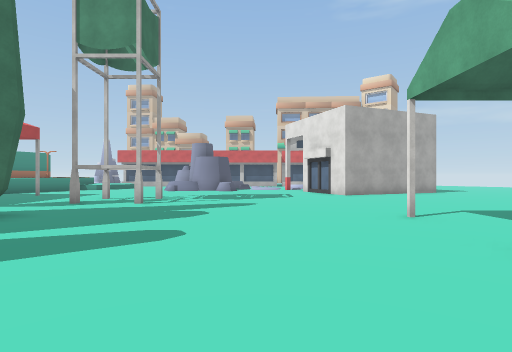
view 1 (above)

24 first-person views from a walk through a 3-D level made in the Unity game engine. The camera is 1.5 m above the floor, looks level and sees 80° across. The floor is counted in squares, 2 m on a side. Each view is taken from the middle of a square. On the plan, view 1 faces up. The plan holds only what a view shows up to about 10 squares ahead; the rest is blank. The place goes on beyond the plan. Some surface patterns are stand-ins.

view 2
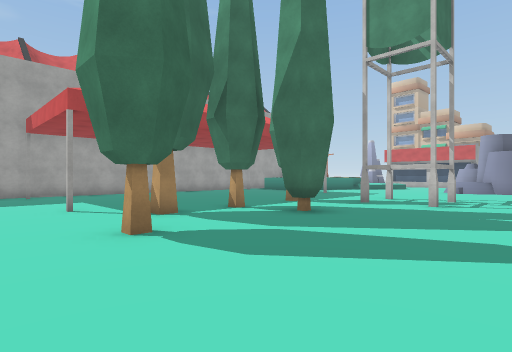

view 3
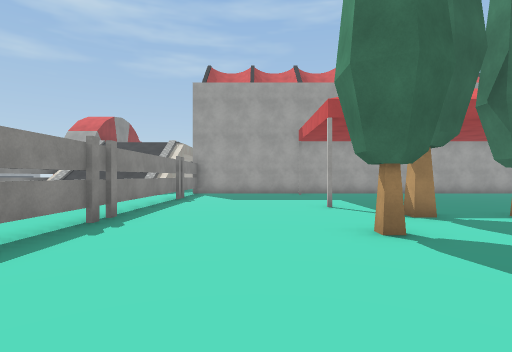

view 4
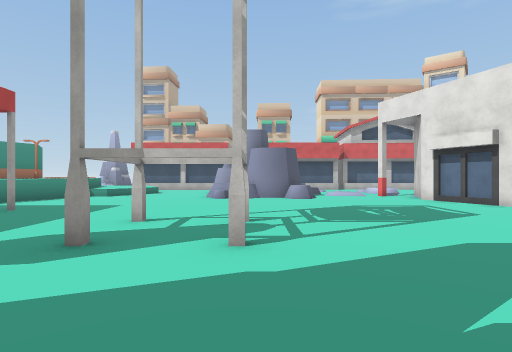

view 5
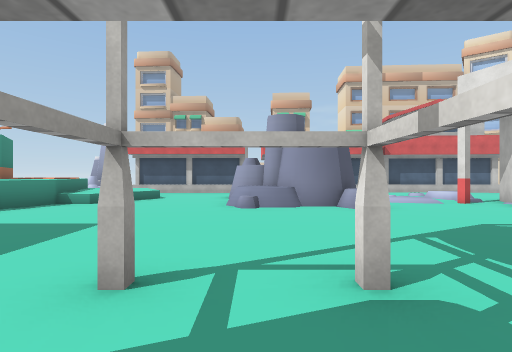

view 6
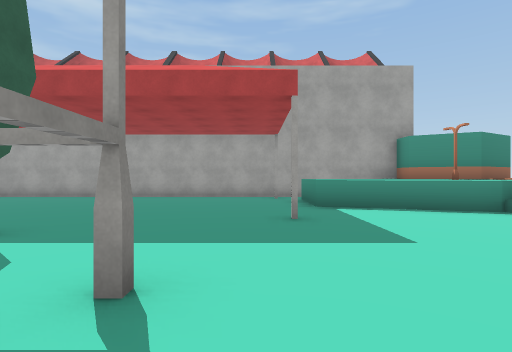

view 7
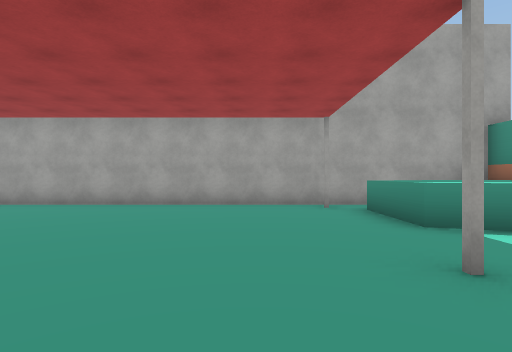

view 8
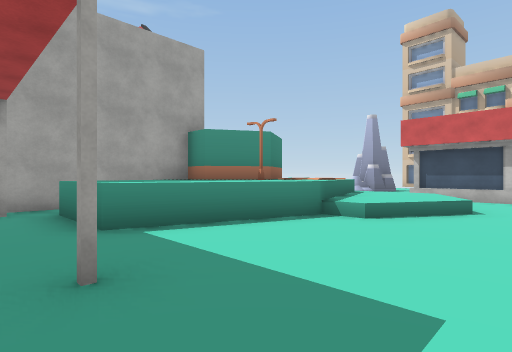

view 9
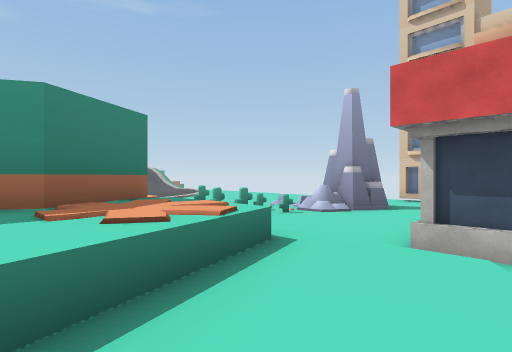

view 10
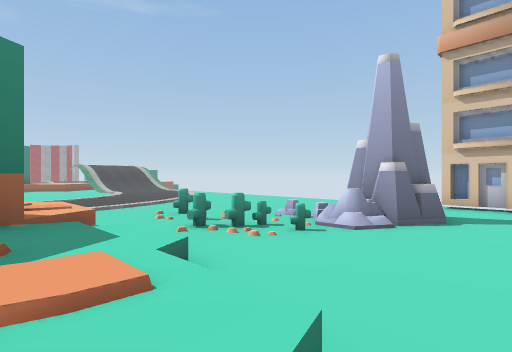

view 11
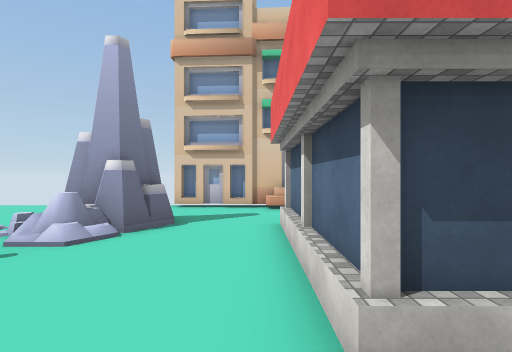

view 12
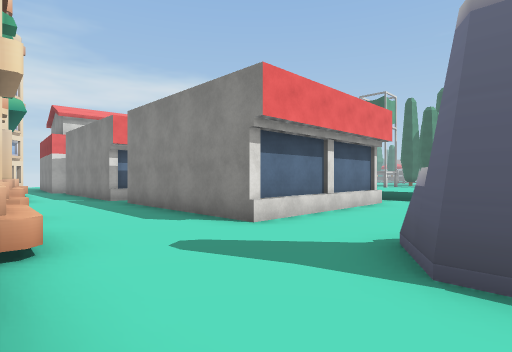

view 13
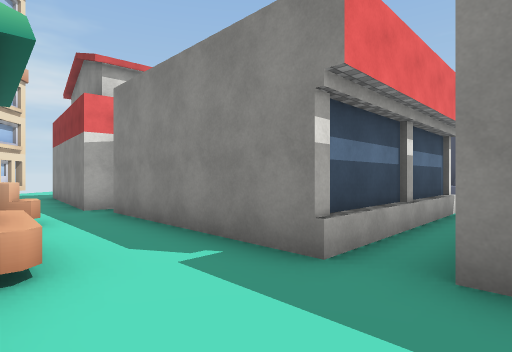

view 14
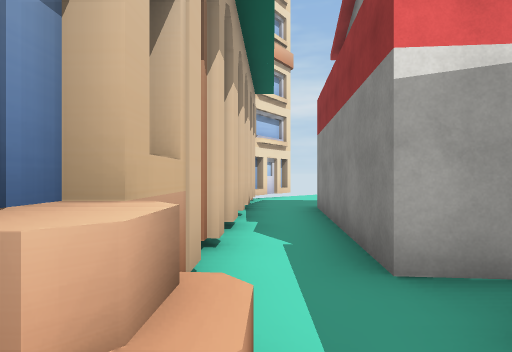

view 15
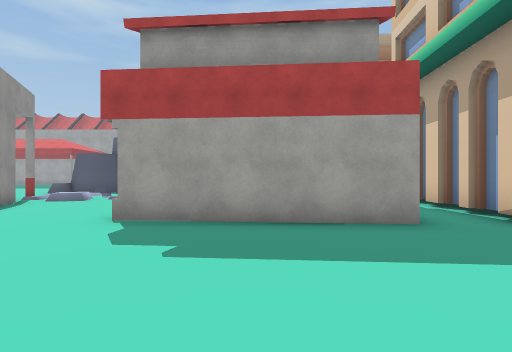

view 16
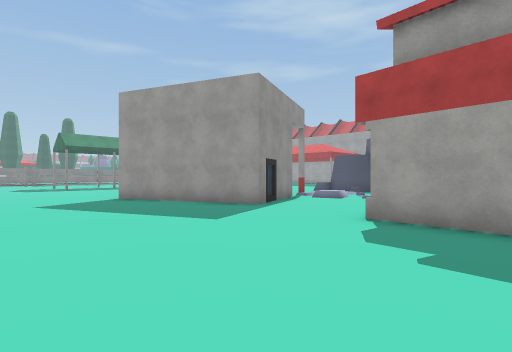

view 17
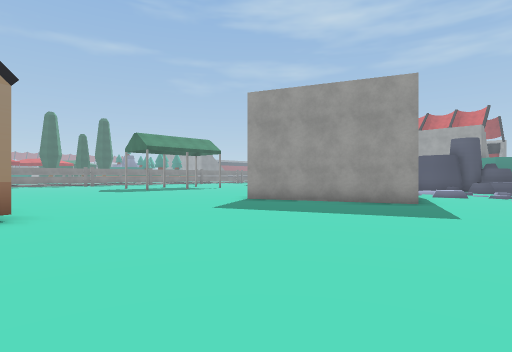

view 18
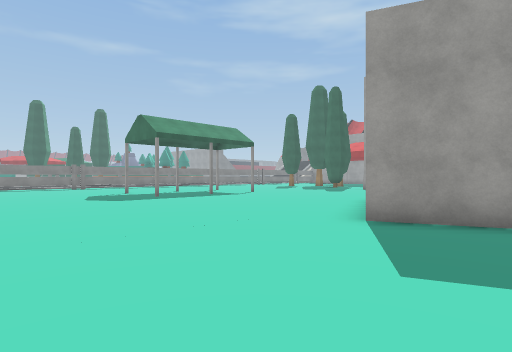

view 19
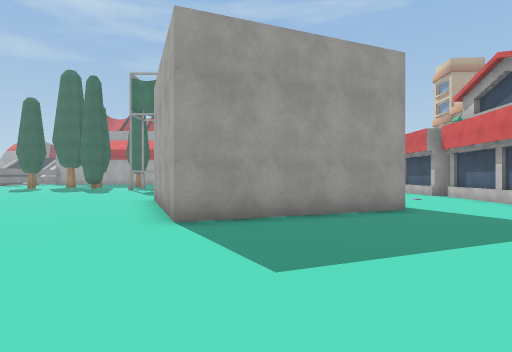

view 20
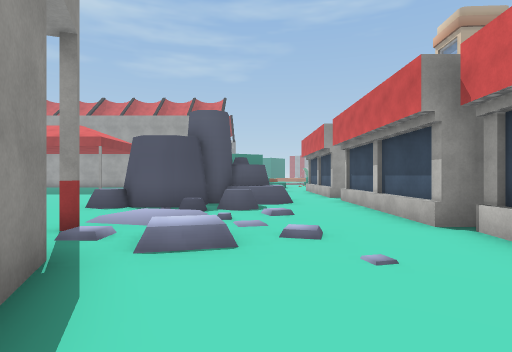

view 21
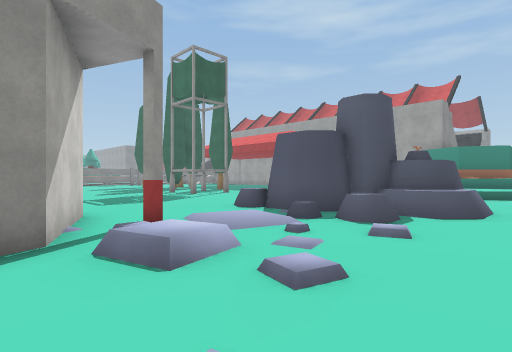

view 22
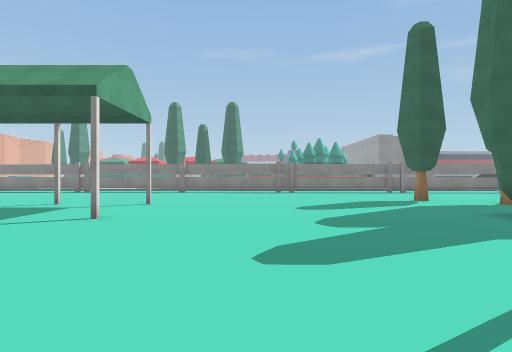

view 23
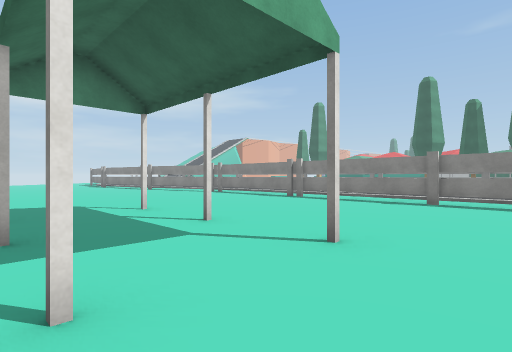

view 24
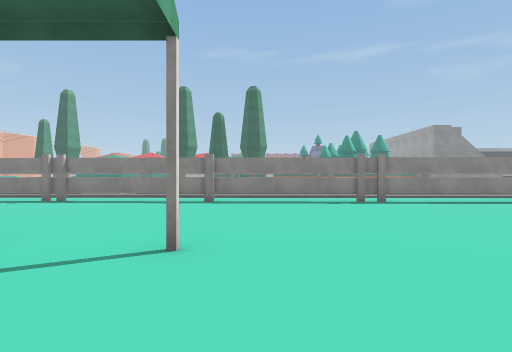

### Floor plan
Key: @ floor where view 1 was taken; # wall or solid block; . main floor; : floor 0.5 m higher than the main floor; / step, stairs or slope; = window, fence, low wall or low ledge; ^ raised ledge; O other object.
Columns run from 14 left of view 1 to 15 right of it. Each row starts with its distance up from view 1.
 30  .#######
 29  .......=...############
 28  ..............^.......##
 27  ##..............##......
 26 ###..#####.#####.#####...
 25 OO...#    .#         #....
 24 OO...#    .#         #.....
 23 .....#    .#         #.....
 22 .....###  .###########.....
 21 OO......  ....................
 20 OO./::/....^....//............
 19 O#^^::/.  ##^^/./.............
 18 OOO^^::..####=///..#O.........
 17  OO^^:/...^##.///####.........
 16 #O^^^/....^###...#  ##........
 15 #^^ ^.....=..=...#   #.......
 14 #^^^^............#   ##......#
 13 #^^^.............####........
 12 ##....#...........#..........
 11 #............................
 10 #........#.#.................
  9 #............................
  8 #........#.#...............
  7 #......O............. .....
  6 #........O.......#.#   ....
  5 #.......OO..................
  4 #...  ......................
  3 #......O.........#.#..#....
  2 #.....#..O................
  1 #........................
  0    ...........@.........
 -1    ....................
 -2    .....................
 -3    #====#====#===#====#==
 -4    ..................
 -5                 ...
 -6                 ..

Positions as (right, up) in squares from view 1, and headings:
1: (0, 0), facing up
2: (-1, 0), facing up-left
3: (-1, 0), facing left
4: (-3, 5), facing up
5: (-4, 8), facing up
6: (-3, 11), facing left
7: (-6, 10), facing left
8: (-6, 11), facing up-left
9: (-8, 17), facing up-left
10: (-10, 19), facing up-left
11: (-10, 20), facing up
12: (-13, 30), facing down-right
13: (-5, 29), facing down-right
14: (0, 28), facing right
15: (12, 24), facing left
16: (12, 24), facing down-left
17: (15, 21), facing down-left
18: (13, 16), facing down-left
19: (13, 15), facing left
20: (6, 19), facing left
21: (4, 21), facing down-left
22: (0, 11), facing down
23: (1, 6), facing down-right
24: (2, 6), facing down
